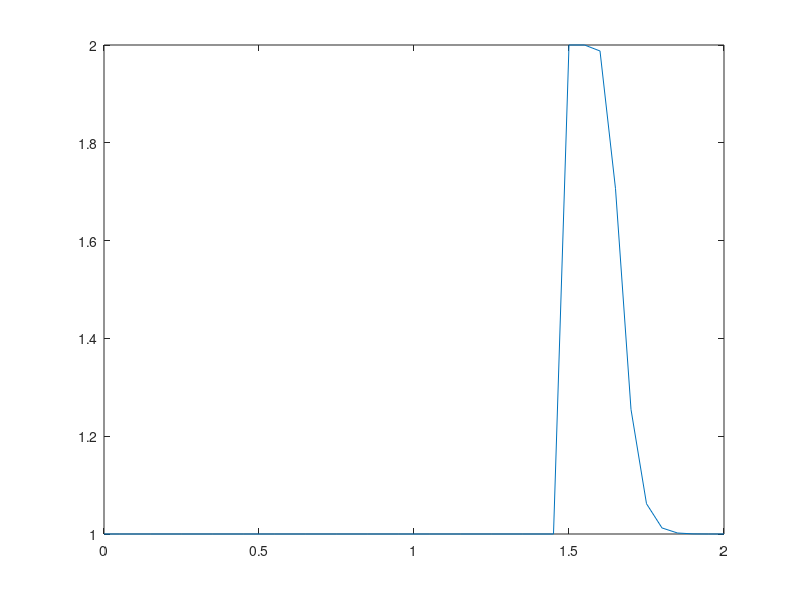

The MATLAB source for this figure:
clear; close; clc;
nx = 41; dx = 2 / (nx -1); nt = 20; dt = 0.025; c = 1; 

u = ones(1,nx)
u(round(0.5/dx) + 1 : round(1/dx) + 1) = 2;

un = ones(1,nx);

for n = 1:nt
    un = u;
    for i = 2:nx
        u(i) = un(i) - un(i) * dt/dx *  (un(i) - un(i-1)) % this is again following
        % that one based index difference seen in step 1 
    end
end

x = linspace(0,2,nx);
y = u;
plot(x,y)
